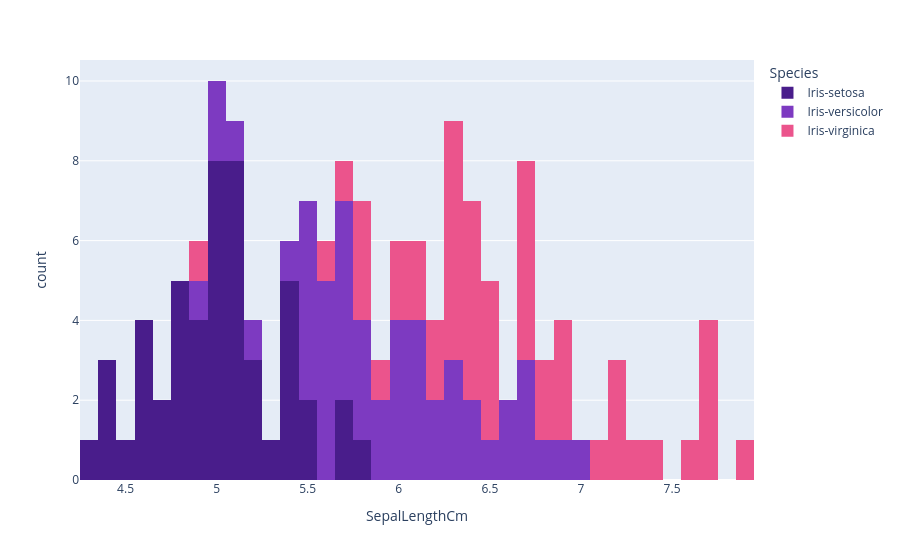

The notebook cell saved with this chart:
### Code cell
fig = px.histogram(data_frame=iris, x='SepalLengthCm',color='Species',color_discrete_sequence=['#491D8B','#7D3AC1','#EB548C'],nbins=50)
fig.show()

### Figure 1 — Plotly figure (JSON) as saved in the notebook; plotly's stock layout.template omitted (floating-point values rounded to 4 significant figures)
{"data": [{"bingroup": "x", "hovertemplate": "Species=Iris-setosa<br>SepalLengthCm=%{x}<br>count=%{y}<extra></extra>", "legendgroup": "Iris-setosa", "marker": {"color": "#491D8B", "pattern": {"shape": ""}}, "name": "Iris-setosa", "nbinsx": 50, "orientation": "v", "showlegend": true, "type": "histogram", "x": [5.1, 4.9, 4.7, 4.6, 5.0, 5.4, 4.6, 5.0, 4.4, 4.9, 5.4, 4.8, 4.8, 4.3, 5.8, 5.7, 5.4, 5.1, 5.7, 5.1, 5.4, 5.1, 4.6, 5.1, 4.8, 5.0, 5.0, 5.2, 5.2, 4.7, 4.8, 5.4, 5.2, 5.5, 4.9, 5.0, 5.5, 4.9, 4.4, 5.1, 5.0, 4.5, 4.4, 5.0, 5.1, 4.8, 5.1, 4.6, 5.3, 5.0], "xaxis": "x", "yaxis": "y"}, {"bingroup": "x", "hovertemplate": "Species=Iris-versicolor<br>SepalLengthCm=%{x}<br>count=%{y}<extra></extra>", "legendgroup": "Iris-versicolor", "marker": {"color": "#7D3AC1", "pattern": {"shape": ""}}, "name": "Iris-versicolor", "nbinsx": 50, "orientation": "v", "showlegend": true, "type": "histogram", "x": [7.0, 6.4, 6.9, 5.5, 6.5, 5.7, 6.3, 4.9, 6.6, 5.2, 5.0, 5.9, 6.0, 6.1, 5.6, 6.7, 5.6, 5.8, 6.2, 5.6, 5.9, 6.1, 6.3, 6.1, 6.4, 6.6, 6.8, 6.7, 6.0, 5.7, 5.5, 5.5, 5.8, 6.0, 5.4, 6.0, 6.7, 6.3, 5.6, 5.5, 5.5, 6.1, 5.8, 5.0, 5.6, 5.7, 5.7, 6.2, 5.1, 5.7], "xaxis": "x", "yaxis": "y"}, {"bingroup": "x", "hovertemplate": "Species=Iris-virginica<br>SepalLengthCm=%{x}<br>count=%{y}<extra></extra>", "legendgroup": "Iris-virginica", "marker": {"color": "#EB548C", "pattern": {"shape": ""}}, "name": "Iris-virginica", "nbinsx": 50, "orientation": "v", "showlegend": true, "type": "histogram", "x": [6.3, 5.8, 7.1, 6.3, 6.5, 7.6, 4.9, 7.3, 6.7, 7.2, 6.5, 6.4, 6.8, 5.7, 5.8, 6.4, 6.5, 7.7, 7.7, 6.0, 6.9, 5.6, 7.7, 6.3, 6.7, 7.2, 6.2, 6.1, 6.4, 7.2, 7.4, 7.9, 6.4, 6.3, 6.1, 7.7, 6.3, 6.4, 6.0, 6.9, 6.7, 6.9, 5.8, 6.8, 6.7, 6.7, 6.3, 6.5, 6.2, 5.9], "xaxis": "x", "yaxis": "y"}], "layout": {"barmode": "relative", "legend": {"title": {"text": "Species"}, "tracegroupgap": 0}, "margin": {"t": 60}, "xaxis": {"anchor": "y", "domain": [0, 1], "title": {"text": "SepalLengthCm"}}, "yaxis": {"anchor": "x", "domain": [0, 1], "title": {"text": "count"}}}}
